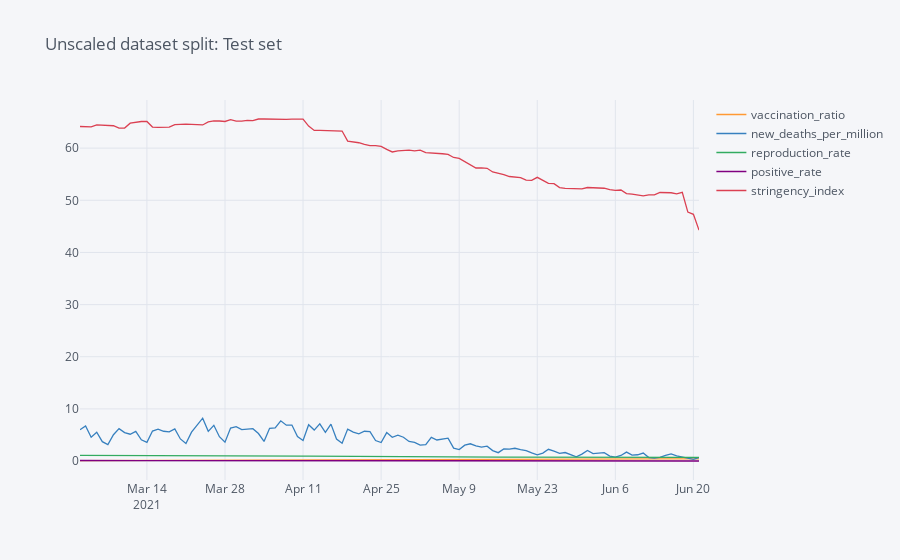
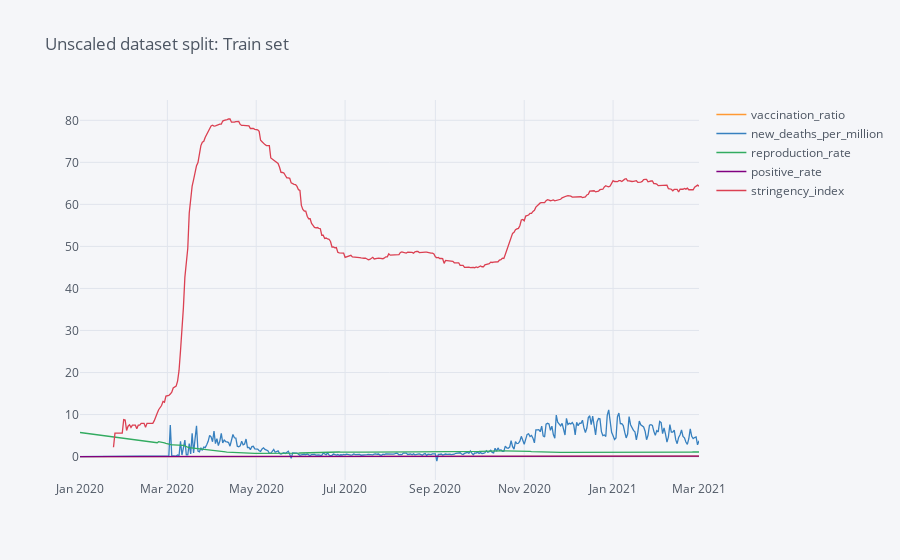

Notebook cell for these charts, in order:
### Markdown cell above
##### Training scaled data

### Code cell
split_date = '01-Mar-2021'
scaled_train = scaled_df.loc[scaled_df.index <= split_date].copy()
scaled_test = scaled_df.loc[scaled_df.index > split_date].copy()
_ = unscaled_test.iplot(title='Unscaled dataset split: Test set')
    
_ = unscaled_train.iplot(title='Unscaled dataset split: Train set')

X_train_scaled = scaled_train.drop(['new_deaths_per_million'],axis=1)
y_train_scaled = pd.DataFrame(scaled_train['new_deaths_per_million'])

X_test_scaled = scaled_test.drop(['new_deaths_per_million'],axis=1)
y_test_scaled = pd.DataFrame(scaled_test['new_deaths_per_million'])

reg_scaled = xgb.XGBRegressor(n_estimators=1000)
reg_scaled.fit(X_train_scaled, y_train_scaled,
        eval_set=[(X_train_scaled, y_train_scaled), (X_test_scaled, y_test_scaled)],
        early_stopping_rounds=50,
       verbose=False)
